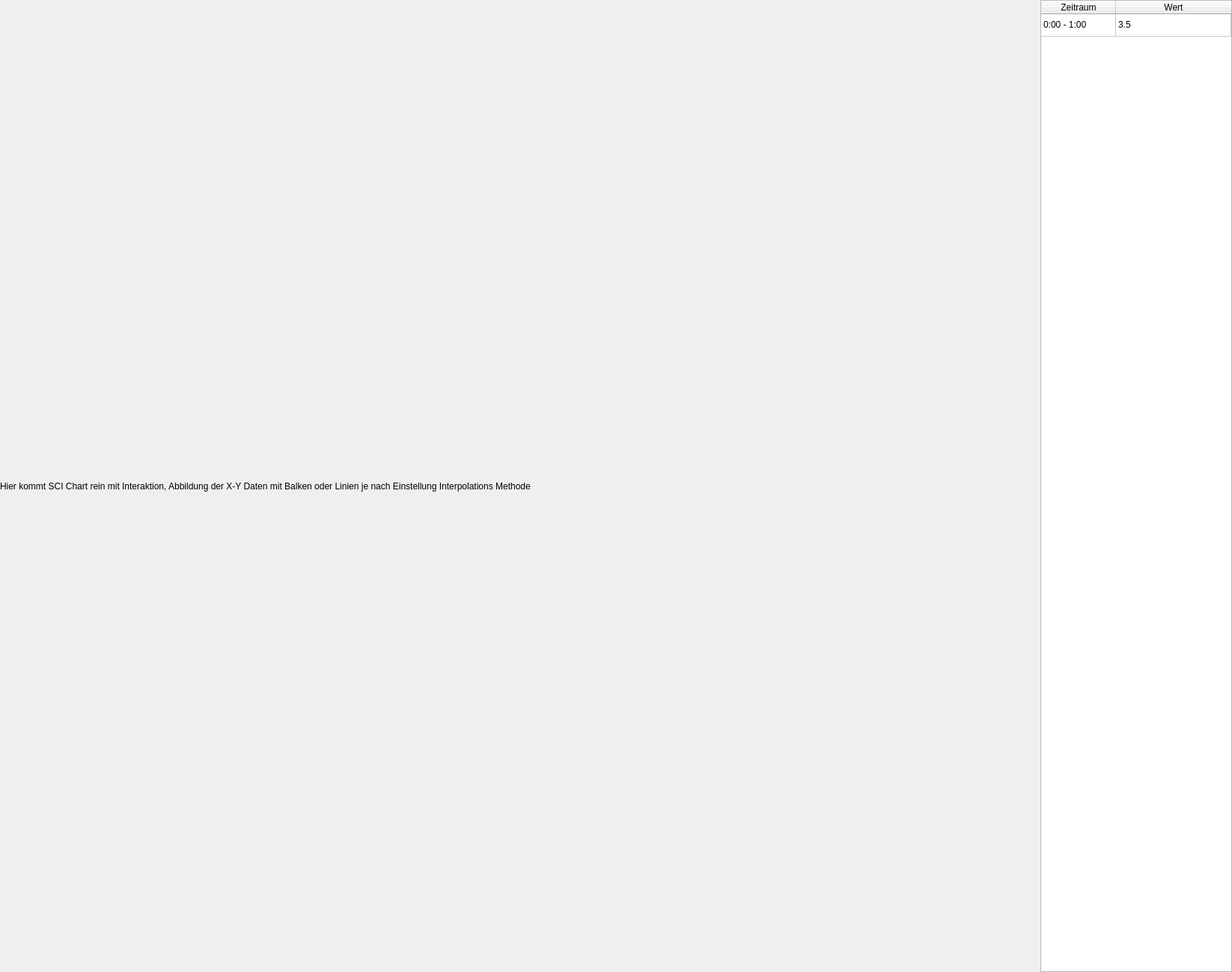
<?xml version="1.0" encoding="UTF-8"?>
<ui version="4.0">
 <class>SVDBScheduleDailyCycleEditWidget</class>
 <widget class="QWidget" name="SVDBScheduleDailyCycleEditWidget">
  <property name="geometry">
   <rect>
    <x>0</x>
    <y>0</y>
    <width>1646</width>
    <height>1299</height>
   </rect>
  </property>
  <property name="windowTitle">
   <string>Form</string>
  </property>
  <layout class="QHBoxLayout" name="horizontalLayout" stretch="1,0">
   <property name="leftMargin">
    <number>0</number>
   </property>
   <property name="topMargin">
    <number>0</number>
   </property>
   <property name="rightMargin">
    <number>0</number>
   </property>
   <property name="bottomMargin">
    <number>0</number>
   </property>
   <item>
    <widget class="QLabel" name="label">
     <property name="text">
      <string>Hier kommt SCI Chart rein mit Interaktion, Abbildung der X-Y Daten mit Balken oder Linien je nach Einstellung Interpolations Methode</string>
     </property>
     <property name="wordWrap">
      <bool>true</bool>
     </property>
    </widget>
   </item>
   <item>
    <widget class="QTableWidget" name="tableWidgetDayCycle">
     <attribute name="horizontalHeaderStretchLastSection">
      <bool>true</bool>
     </attribute>
     <attribute name="verticalHeaderVisible">
      <bool>false</bool>
     </attribute>
     <row>
      <property name="text">
       <string>1</string>
      </property>
     </row>
     <column>
      <property name="text">
       <string>Zeitraum</string>
      </property>
     </column>
     <column>
      <property name="text">
       <string>Wert</string>
      </property>
     </column>
     <item row="0" column="0">
      <property name="text">
       <string>0:00 - 1:00</string>
      </property>
     </item>
     <item row="0" column="1">
      <property name="text">
       <string>3.5</string>
      </property>
     </item>
    </widget>
   </item>
  </layout>
 </widget>
 <resources/>
 <connections/>
</ui>
